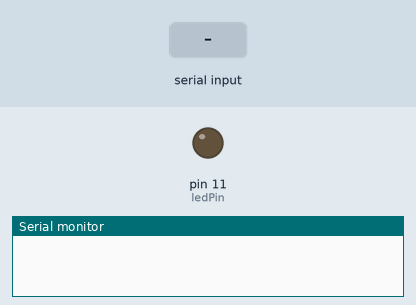
The sketch below on a simulated Arduino Uno, built with avr-gcc and run on an emulated ATmega328P. On the bench: output pins drawn as LEDs (lit = HIGH), the last lines printed to the serial monitor. The test bench sets the inputs (shaded band).

Above: at 1.2 s.
1.3 s: "1" received over Serial
At 1.7 s:
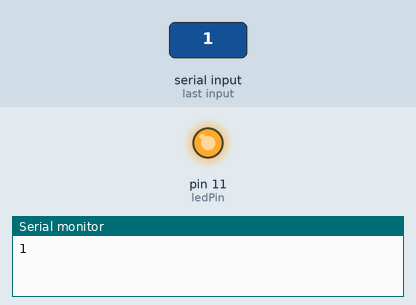
Timing chart, 0 to 4.3 s (numbered marks = the images above; inputs shaded):
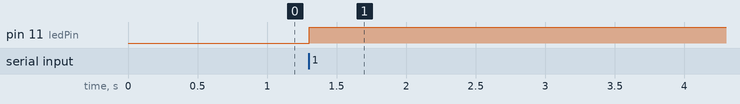

Measured:
- after the input at 1.3 s, pin 11 (ledPin): LOW → HIGH at once

The sketch:

command.ino
```cpp
const int ledPin = 11;
String readString;
void setup()
{
    Serial.begin(9600);
    pinMode(ledPin, OUTPUT);

}

void loop()
{
    while (Serial.available())
    {
      //read the input
        char c = Serial.read();
        readString += c;
        delay(2);
    }

    if (readString.length() > 0)
    {
        readString.trim();  // This will modify readString directly

        Serial.println(readString);
      if(readString="O"){
        //if O it will turn on
        digitalWrite(ledPin, HIGH);
      }
      //This will make the light turn off
      else if(readString="F"){
        digitalWrite(ledPin, HIGH);
      }
      //returns invalif code
      else{
        Serial.println("Invalid Command");
      }
      //resets the readString at the end
      readString="";
    }
}
```
